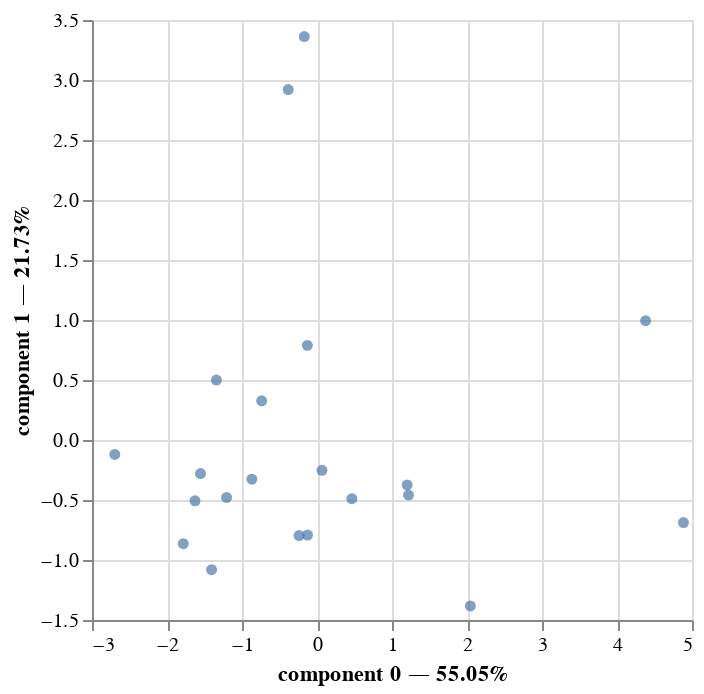

Notebook source saved alongside this figure:
### Code cell
mfa.plot(wine2)

### Figure 1 — Vega-Lite specification as saved in the notebook (floating-point values rounded to 4 significant figures)
{"config": {"view": {"continuousWidth": 300, "continuousHeight": 300}}, "data": {"name": "data-105605d0e5ee014ebd9fcad4fa8cb1d3"}, "mark": {"type": "circle"}, "encoding": {"tooltip": [{"field": "index", "type": "quantitative"}, {"field": "component 0", "type": "quantitative"}, {"field": "component 1", "type": "quantitative"}], "x": {"axis": {"title": "component 0 — 55.05%"}, "field": "component 0", "scale": {"zero": false}, "type": "quantitative"}, "y": {"axis": {"title": "component 1 — 21.73%"}, "field": "component 1", "scale": {"zero": false}, "type": "quantitative"}}, "params": [{"name": "param_1", "select": {"type": "interval", "encodings": ["x", "y"]}, "bind": "scales"}], "$schema": "https://vega.github.io/schema/vega-lite/v5.8.0.json", "datasets": {"data-105605d0e5ee014ebd9fcad4fa8cb1d3": [{"index": 0, "component 0": -0.2389, "component 1": -0.7967, "component 2": 0.9357, "component 3": -0.5244, "component 4": 0.3515, "component 5": -0.463}, {"index": 1, "component 0": 2.045, "component 1": -1.383, "component 2": 1.514, "component 3": -0.7296, "component 4": -0.07129, "component 5": -0.6155}, {"index": 2, "component 0": 1.22, "component 1": -0.459, "component 2": 0.06233, "component 3": 1.036, "component 4": -0.718, "component 5": -0.4501}, {"index": 3, "component 0": 4.381, "component 1": 0.9946, "component 2": -0.03346, "component 3": -0.31, "component 4": -0.4776, "component 5": 0.9667}, {"index": 4, "component 0": -2.696, "component 1": -0.1203, "component 2": -0.69, "component 3": -0.8304, "component 4": -0.8162, "component 5": -0.2903}, {"index": 5, "component 0": -0.8686, "component 1": -0.3263, "component 2": 0.3911, "component 3": 1.274, "component 4": -0.07027, "component 5": 0.2786}, {"index": 6, "component 0": -1.553, "component 1": -0.2796, "component 2": -0.4136, "component 3": 0.0009141, "component 4": -0.8349, "component 5": 0.2946}, {"index": 7, "component 0": -0.1291, "component 1": 0.7887, "component 2": 1.858, "component 3": -0.1691, "component 4": 0.3585, "component 5": 0.462}, {"index": 8, "component 0": 0.06597, "component 1": -0.2525, "component 2": -0.4589, "component 3": 0.9342, "component 4": 0.1154, "component 5": 0.3284}, {"index": 9, "component 0": 1.202, "component 1": -0.3746, "component 2": -0.7157, "component 3": 0.2103, "component 4": 1.282, "component 5": 0.4022}, {"index": 10, "component 0": -0.7383, "component 1": 0.3267, "component 2": -0.6147, "component 3": -0.02582, "component 4": 0.123, "component 5": 0.000935}, {"index": 11, "component 0": -1.341, "component 1": 0.4994, "component 2": -0.309, "component 3": 0.1242, "component 4": 0.5651, "component 5": -0.3443}, {"index": 12, "component 0": -1.783, "component 1": -0.8644, "component 2": 0.3574, "component 3": -0.3841, "component 4": 0.2289, "component 5": -0.1759}, {"index": 13, "component 0": -1.626, "component 1": -0.5066, "component 2": 0.3733, "component 3": 0.8854, "component 4": 0.554, "component 5": -0.1206}, {"index": 14, "component 0": -1.205, "component 1": -0.4783, "component 2": 0.1535, "component 3": 0.07569, "component 4": -0.2477, "component 5": 0.08504}, {"index": 15, "component 0": -0.126, "component 1": -0.7924, "component 2": -0.6121, "component 3": 0.2705, "component 4": -0.6675, "component 5": -0.07822}, {"index": 16, "component 0": -1.405, "component 1": -1.08, "component 2": -0.5551, "component 3": -1.156, "component 4": 0.1935, "component 5": 0.9235}, {"index": 17, "component 0": 0.465, "component 1": -0.4892, "component 2": -0.2388, "component 3": -0.1977, "component 4": 0.0201, "component 5": 0.02193}, {"index": 18, "component 0": 4.886, "component 1": -0.6879, "component 2": -0.8784, "component 3": -0.1341, "component 4": 0.05879, "component 5": -0.5937}, {"index": 19, "component 0": -0.384, "component 1": 2.92, "component 2": -1.179, "component 3": -0.398, "component 4": 0.479, "component 5": -0.6365}, {"index": 20, "component 0": -0.17, "component 1": 3.362, "component 2": 1.054, "component 3": 0.04727, "component 4": -0.4259, "component 5": 0.004534}]}}
